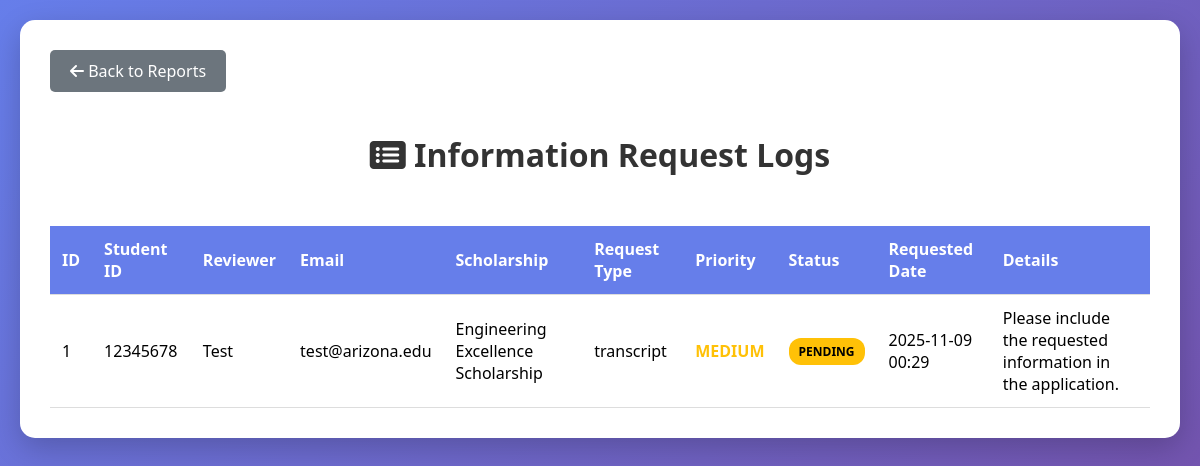
Page /view-request-logs/ on the committed database.
### reports_app/models.py (models this page shows, shortened)
class ReviewerInformationRequest(models.Model):
    applicant = models.ForeignKey(Applicant, on_delete=models.CASCADE, related_name='information_requests')
    reviewer_name = models.CharField(max_length=255)
    reviewer_email = models.EmailField(null=True, blank=True)
    scholarship_name = models.CharField(max_length=255, null=True, blank=True)
    request_type = models.CharField(max_length=100)  # e.g., 'transcript', 'recommendation', 'essay_clarification'
    request_details = models.TextField()  # Detailed description of what information is needed
    priority = models.CharField(max_length=20, choices=[
        ('low', 'Low'),
        ('medium', 'Medium'),
        ('high', 'High'),
        ('urgent', 'Urgent')
    ], default='medium')
    status = models.CharField(max_length=20, choices=[
        ('pending', 'Pending'),
        ('in_progress', 'In Progress'),
        ('fulfilled', 'Fulfilled'),
        ('cancelled', 'Cancelled')
    ], default='pending')
    requested_at = models.DateTimeField(auto_now_add=True)
    fulfilled_at = models.DateTimeField(null=True, blank=True)
    fulfillment_notes = models.TextField(null=True, blank=True)
    class Meta:
        ordering = ['-requested_at']
        verbose_name = 'Reviewer Information Request'
        verbose_name_plural = 'Reviewer Information Requests'

class Applicant(models.Model):
    name = models.CharField(max_length=255)
    student_id = models.CharField(max_length=64, unique=True)
    netid = models.CharField(max_length=64, unique=True, null=True, blank=True)
    major = models.CharField(max_length=255, blank=True)
    minor = models.CharField(max_length=255, null=True, blank=True)
    gpa = models.FloatField(default=0.0)
    academic_level = models.CharField(max_length=64, blank=True)
    expected_graduation = models.DateField(null=True, blank=True)
    academic_achievements = models.JSONField(default=list, blank=True)
    financial_info = models.JSONField(default=dict, blank=True)
    essays = models.JSONField(default=list, blank=True)
    academic_history = models.JSONField(default=list, blank=True)
    interview_notes = models.TextField(null=True, blank=True)
    committee_feedback = models.JSONField(default=list, blank=True)
    created_at = models.DateTimeField(auto_now_add=True)
    updated_at = models.DateTimeField(auto_now=True)
    class Meta:
        ordering = ['-created_at']
        verbose_name = 'Applicant'
        verbose_name_plural = 'Applicants'

### reports_app/views.py (the view)
# urls.py: path('view-request-logs/', views.view_request_logs, name='view_request_logs'),
def view_request_logs(request):
    all_requests = ReviewerInformationRequest.objects.all().order_by('-requested_at')
    status_filter = request.GET.get('status')
    priority_filter = request.GET.get('priority')
    applicant_filter = request.GET.get('applicant_id')
    if status_filter:
        all_requests = all_requests.filter(status=status_filter)
    if priority_filter:
        all_requests = all_requests.filter(priority=priority_filter)
    if applicant_filter:
        all_requests = all_requests.filter(applicant__student_id__icontains=applicant_filter)
    statuses = ReviewerInformationRequest.objects.values_list('status', flat=True).distinct()
    priorities = ReviewerInformationRequest.objects.values_list('priority', flat=True).distinct()
    context = {
        'requests': all_requests,
        'statuses': statuses,
        'priorities': priorities,
        'current_status': status_filter,
        'current_priority': priority_filter,
        'current_applicant': applicant_filter,
    }
    return render(request, 'reports_app/request_logs.html', context)

### reports_app/templates/reports_app/request_logs.html (shortened to what this page needs)
<!DOCTYPE html>
<html lang="en">
<head>
    <link rel="stylesheet" href="https://cdnjs.cloudflare.com/ajax/libs/font-awesome/6.0.0/css/all.min.css">
</head>
<body>
    <div class="container">
        <a href="{% url 'reports_home' %}" class="back-button">
            <i class="fas fa-arrow-left"></i> Back to Reports
        </a>
        <h1><i class="fas fa-list-alt"></i> Information Request Logs</h1>
        <div class="table-container">
            {% if requests %}
            <table>
                <thead>
                    <tr>
                        <th>ID</th>
                        <th>Student ID</th>
                        <th>Reviewer</th>
                        <th>Email</th>
                        <th>Scholarship</th>
                        <th>Request Type</th>
                        <th>Priority</th>
                        <th>Status</th>
                        <th>Requested Date</th>
                        <th>Details</th>
                    </tr>
                </thead>
                <tbody>
                    {% for request in requests %}
                    <tr>
                        <td>{{ request.id }}</td>
                        <td>{{ request.applicant.student_id }}</td>
                        <td>{{ request.reviewer_name }}</td>
                        <td>{{ request.reviewer_email }}</td>
                        <td>{{ request.scholarship_name }}</td>
                        <td>{{ request.request_type }}</td>
                        <td>
                            <span class="priority-{{ request.priority|lower }}">
                                {{ request.priority|upper }}
                            </span>
                        </td>
                        <td>
                            <span class="status-badge status-{{ request.status|lower }}">
                                {{ request.status|upper }}
                            </span>
                        </td>
                        <td>{{ request.requested_at|date:"Y-m-d H:i" }}</td>
                        <td>{{ request.request_details|truncatewords:10 }}</td>
                    </tr>
                    {% endfor %}
                </tbody>
            </table>
            {% else %}
            <div class="no-data">
                <i class="fas fa-inbox" style="font-size: 48px; color: #ccc;"></i>
                <p>No information requests found.</p>
            </div>
            {% endif %}
        </div>
    </div>
</body>
</html>

### reports_app/templates/reports_app/request_logs.html (style rules this page uses)
body { font-family: 'Segoe UI', Tahoma, Geneva, Verdana, sans-serif; margin: 0; padding: 20px; background: linear-gradient(135deg, #667eea 0%, #764ba2 100%); min-height: 100vh; }
.container { max-width: 1400px; margin: 0 auto; background: white; padding: 30px; border-radius: 15px; box-shadow: 0 10px 30px rgba(0,0,0,0.2); }
h1 { color: #333; margin-bottom: 30px; text-align: center; }
.back-button { background-color: #6c757d; color: white; border: none; padding: 10px 20px; border-radius: 5px; cursor: pointer; font-size: 16px; margin-bottom: 20px; text-decoration: none; display: inline-block; }
table { width: 100%; border-collapse: collapse; margin-top: 20px; }
th, td { padding: 12px; text-align: left; border-bottom: 1px solid #ddd; }
th { background-color: #667eea; color: white; font-weight: bold; position: sticky; top: 0; }
.status-badge { padding: 5px 10px; border-radius: 12px; font-size: 12px; font-weight: bold; display: inline-block; }
.status-pending { background-color: #ffc107; color: #000; }
.priority-medium { color: #ffc107; font-weight: bold; }
.table-container { overflow-x: auto; }

### rows in the picture
ReviewerInformationRequest: id "1", applicant.student_id "12345678", reviewer_name "Test", reviewer_email "test@arizona.edu", scholarship_name "Engineering Excellence Scholarship", request_type "transcript", priority "MEDIUM", status "PENDING", requested_at "2025-11-09 00:29", request_details "Please include the requested information in the application."
